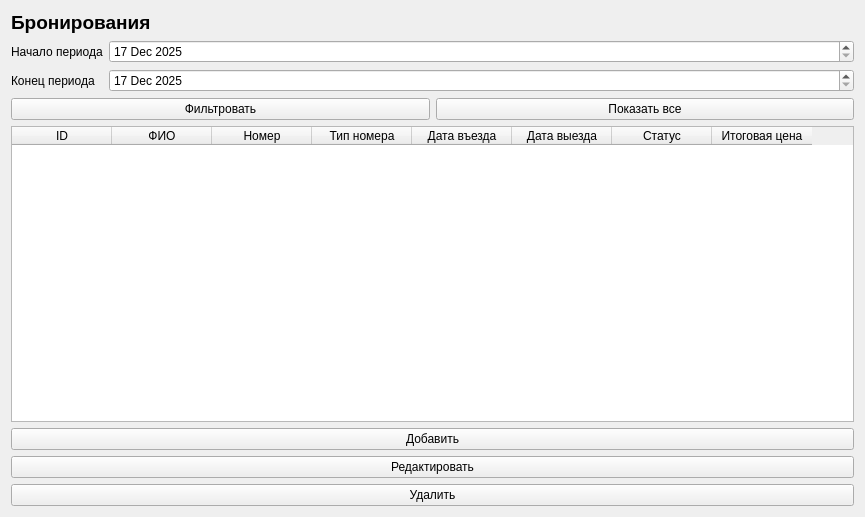
<?xml version="1.0" encoding="UTF-8"?>
<ui version="4.0">
 <class>Form</class>
 <widget class="QWidget" name="Form">
  <property name="geometry">
   <rect>
    <x>0</x>
    <y>0</y>
    <width>865</width>
    <height>517</height>
   </rect>
  </property>
  <property name="minimumSize">
   <size>
    <width>850</width>
    <height>300</height>
   </size>
  </property>
  <property name="windowTitle">
   <string>Бронирования</string>
  </property>
  <layout class="QVBoxLayout" name="verticalLayout_2">
   <item>
    <layout class="QVBoxLayout" name="verticalLayout">
     <item>
      <widget class="QLabel" name="title">
       <property name="font">
        <font>
         <pointsize>14</pointsize>
         <weight>75</weight>
         <bold>true</bold>
        </font>
       </property>
       <property name="text">
        <string>Бронирования</string>
       </property>
      </widget>
     </item>
     <item>
      <layout class="QFormLayout" name="formLayout">
       <item row="0" column="0">
        <widget class="QLabel" name="period_start">
         <property name="text">
          <string>Начало периода</string>
         </property>
        </widget>
       </item>
       <item row="1" column="0">
        <widget class="QLabel" name="end_date_label">
         <property name="text">
          <string>Конец периода</string>
         </property>
        </widget>
       </item>
       <item row="1" column="1">
        <widget class="QDateEdit" name="end_date_edit">
         <property name="maximumDate">
          <date>
           <year>2026</year>
           <month>12</month>
           <day>31</day>
          </date>
         </property>
         <property name="minimumDate">
          <date>
           <year>2025</year>
           <month>12</month>
           <day>17</day>
          </date>
         </property>
        </widget>
       </item>
       <item row="0" column="1">
        <widget class="QDateEdit" name="start_date_edit">
         <property name="maximumDate">
          <date>
           <year>2026</year>
           <month>12</month>
           <day>31</day>
          </date>
         </property>
         <property name="minimumDate">
          <date>
           <year>2025</year>
           <month>12</month>
           <day>17</day>
          </date>
         </property>
        </widget>
       </item>
      </layout>
     </item>
     <item>
      <layout class="QHBoxLayout" name="horizontalLayout">
       <item>
        <widget class="QPushButton" name="filter_button">
         <property name="text">
          <string>Фильтровать</string>
         </property>
        </widget>
       </item>
       <item>
        <widget class="QPushButton" name="show_all_button">
         <property name="text">
          <string>Показать все</string>
         </property>
        </widget>
       </item>
      </layout>
     </item>
     <item>
      <widget class="QTableWidget" name="tableWidget">
       <property name="editTriggers">
        <set>QAbstractItemView::NoEditTriggers</set>
       </property>
       <property name="selectionMode">
        <enum>QAbstractItemView::SingleSelection</enum>
       </property>
       <property name="selectionBehavior">
        <enum>QAbstractItemView::SelectRows</enum>
       </property>
       <column>
        <property name="text">
         <string>ID</string>
        </property>
       </column>
       <column>
        <property name="text">
         <string>ФИО</string>
        </property>
       </column>
       <column>
        <property name="text">
         <string>Номер</string>
        </property>
       </column>
       <column>
        <property name="text">
         <string>Тип номера</string>
        </property>
       </column>
       <column>
        <property name="text">
         <string>Дата въезда</string>
        </property>
       </column>
       <column>
        <property name="text">
         <string>Дата выезда</string>
        </property>
       </column>
       <column>
        <property name="text">
         <string>Статус</string>
        </property>
       </column>
       <column>
        <property name="text">
         <string>Итоговая цена</string>
        </property>
       </column>
      </widget>
     </item>
     <item>
      <widget class="QPushButton" name="add_button">
       <property name="text">
        <string>Добавить</string>
       </property>
      </widget>
     </item>
     <item>
      <widget class="QPushButton" name="update_button">
       <property name="text">
        <string>Редактировать</string>
       </property>
      </widget>
     </item>
     <item>
      <widget class="QPushButton" name="delete_button">
       <property name="text">
        <string>Удалить</string>
       </property>
      </widget>
     </item>
    </layout>
   </item>
  </layout>
 </widget>
 <resources/>
 <connections/>
</ui>
